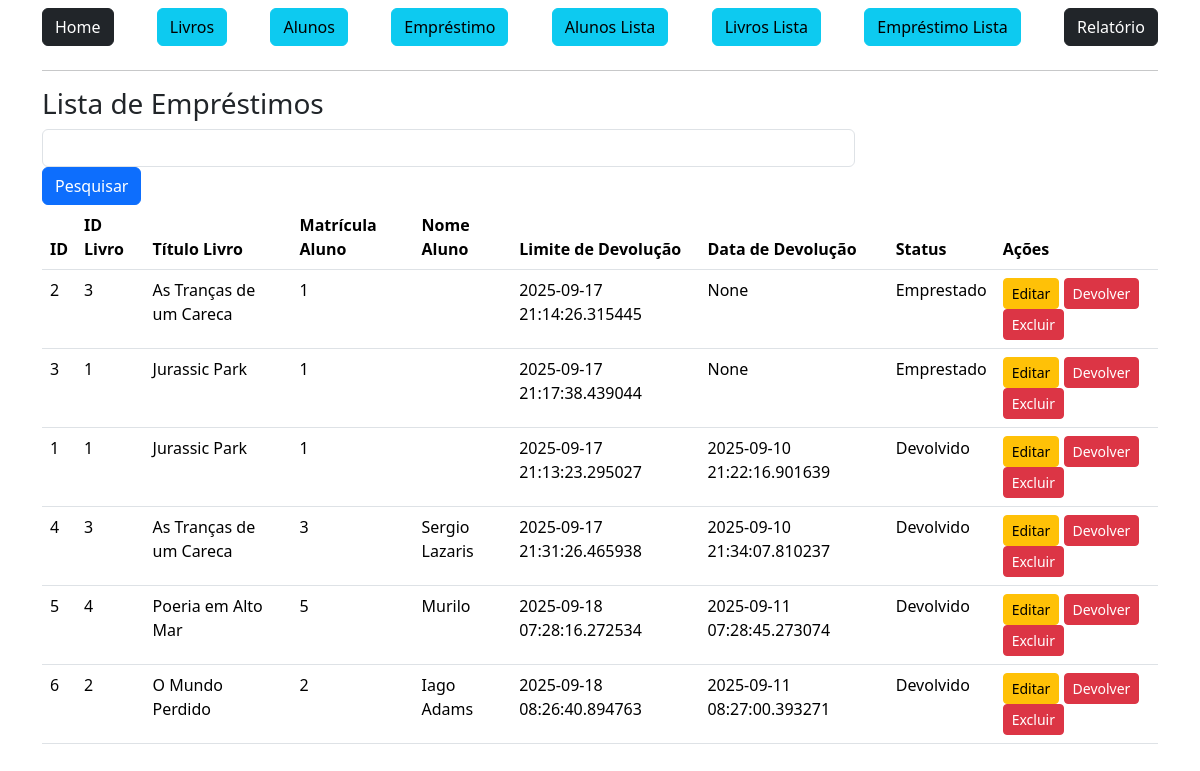
The page /emprestimo/lista/ (signed in) on the database its author committed.
### app/models.py (models this page shows)
class Loan(db.Model):
    id = db.Column(db.Integer, primary_key=True)
    loanBook = db.Column(db.Integer, db.ForeignKey('book.id', name='fk_loan_book'))
    loanStudent = db.Column(db.Integer, db.ForeignKey('student.registration', name='fk_loan_student'))
    returnLimit = db.Column(db.DateTime, default=one_week_from_now)
    loanDate = db.Column(db.DateTime, default=datetime.now)
    returnDate = db.Column(db.DateTime, default=None)
    status = db.Column(db.String, default='Emprestado')
    student = db.relationship("Student", backref="loans")
    book = db.relationship("Book", backref="loans")

class Book(db.Model):
    id = db.Column(db.Integer, primary_key=True)
    title = db.Column(db.String, nullable=False)
    author = db.Column(db.String, nullable=False)
    publisher = db.Column(db.String, nullable=False)
    publiYear = db.Column(db.Integer, nullable=False)
    genre = db.Column(db.String, nullable=False)
    availNumber = db.Column(db.Integer, nullable=False)
    totalNumber = db.Column(db.Integer, nullable=False)

class Student(db.Model):
    name = db.Column(db.String, nullable = False)
    registration = db.Column(db.Integer, primary_key = True)

### app/view.py (the view)
@app.route('/emprestimo/lista/')
@login_required
def loanList():
    if request.method == 'GET':
        pesquisa = request.args.get('pesquisa', '')
    dados = Loan.query.order_by('id')
    if pesquisa != '':
        dados = dados.filter_by(loanStudent=pesquisa)
    context = {'dados': dados.all()}
    return render_template('emprestimoLista.html', context=context, now=datetime.now)

### app/__init__.py (called while the page is built)
@login_manager.user_loader
def load_user(user_id):
    return Employee.query.get(int(user_id))

### app/view.py (called while the page is built)
@app.before_request
def atualizar_status_atrasados():
    hoje = datetime.now()
    emprestimos = Loan.query.filter(
        Loan.status == 'Emprestado',
        Loan.returnDate == None,
        Loan.returnLimit < hoje
    ).all()
    for emprestimo in emprestimos:
        emprestimo.status = 'Atrasado'
    if emprestimos:
        db.session.commit()

### app/templates/emprestimoLista.html (shortened to what this page needs)
{% extends 'base.html' %}
{% block content %}
    <div class = "container">
        <div class = "row">
            <h3>Lista de Empréstimos</h3>
        <form action="" method="get" class="row">
            <div class="col-9">
                <input type="text" name="pesquisa" class="form-control">
            </div>
            <div>
                <button type="submit" class="btn btn-primary">Pesquisar</button>
            </div>
        </form>
        <div class="col-12">
            <table class="table">
                <thead>
                    <tr>
                        <th>ID</th>
                        <th>ID Livro</th>
                        <th>Título Livro</th>
                        <th>Matrícula Aluno</th>
                        <th>Nome Aluno</th>
                        <th>Limite de Devolução</th>
                        <th>Data de Devolução</th>
                        <th>Status</th>
                        <th>Ações</th>
                    </tr>
                </thead>
                <body>
                    {% for linha in context['dados'] %}
                    {% if linha.returnDate is none %}
                        <tr>
                            <td>{{linha.id}}</td>
                            <td>{{linha.loanBook}}</td>
                            <td>{{linha.book.title}}</td>
                            <td>{{linha.loanStudent}}</td>
                            <td>{{linha.student.name}}</td>
                            <td>{{linha.returnLimit}}</td>
                            <td>{{linha.returnDate}}</td>
                            <td>{{linha.status}}</td>
                            <td>
                                <a href="{{ url_for('loanEdit', id=linha.id) }}" class="btn btn-sm btn-warning">Editar</a>
                                <form action="{{ url_for('loanReturn', id=linha.id) }}" method="post" style="display:inline;">
                                    <button type="submit" class="btn btn-sm btn-danger" onclick="return confirm('Tem certeza que deseja devolver este empréstimo?')">
                                        Devolver
                                    </button>
                                </form>
                                <form action="{{ url_for('loanDelete', id=linha.id) }}" method="post" style="display:inline;">
                                    <button type="submit" class="btn btn-sm btn-danger" onclick="return confirm('Tem certeza que deseja excluir este empréstimo?')">
                                        Excluir
                                    </button>
                                </form>
                            </td>
                            </tr>
                    {% endif %}
                    {% endfor %}
                    {% for linha in context['dados'] %}
                    {% if linha.returnDate is not none %}
                        <tr>
                            <td>{{linha.id}}</td>
                            <td>{{linha.loanBook}}</td>
                            <td>{{linha.book.title}}</td>
                            <td>{{linha.loanStudent}}</td>
                            <td>{{linha.student.name}}</td>
                            <td>{{linha.returnLimit}}</td>
                            <td>{{linha.returnDate}}</td>
                            <td>{{linha.status}}</td>
                            <td>
                                <a href="{{ url_for('loanEdit', id=linha.id) }}" class="btn btn-sm btn-warning">Editar</a>
                                <form action="{{ url_for('loanReturn', id=linha.id) }}" method="post" style="display:inline;">
                                    <button type="submit" class="btn btn-sm btn-danger" onclick="return confirm('Tem certeza que deseja devolver este empréstimo?')">
                                        Devolver
                                    </button>
                                </form>
                                <form action="{{ url_for('loanDelete', id=linha.id) }}" method="post" style="display:inline;">
                                    <button type="submit" class="btn btn-sm btn-danger" onclick="return confirm('Tem certeza que deseja excluir este empréstimo?')">
                                        Excluir
                                    </button>
                                </form>
                            </td>
                            </tr>
                            {% set dias_para_limite = (linha.returnLimit - now()).days %}
                    {% endif %}
                    {% endfor %}
                </body>
            </table>
        </div>
        </div>
    </div>
{% endblock %}

### rows shown on the page
Loan: id "2", loanBook "3", book "As Tranças de um Careca", loanStudent "1", returnLimit "2025-09-17 21:14:26.315445", returnDate "None", status "Emprestado"
Loan: id "3", loanBook "1", book "Jurassic Park", loanStudent "1", returnLimit "2025-09-17 21:17:38.439044", returnDate "None", status "Emprestado"
Loan: id "1", loanBook "1", book "Jurassic Park", loanStudent "1", returnLimit "2025-09-17 21:13:23.295027", returnDate "2025-09-10 21:22:16.901639", status "Devolvido"
Loan: id "4", loanBook "3", book "As Tranças de um Careca", loanStudent "3", student.name "Sergio Lazaris", returnLimit "2025-09-17 21:31:26.465938", returnDate "2025-09-10 21:34:07.810237", status "Devolvido"
Loan: id "5", loanBook "4", book "Poeria em Alto Mar", loanStudent "5", student.name "Murilo", returnLimit "2025-09-18 07:28:16.272534", returnDate "2025-09-11 07:28:45.273074", status "Devolvido"
Loan: id "6", loanBook "2", book "O Mundo Perdido", loanStudent "2", student.name "Iago Adams", returnLimit "2025-09-18 08:26:40.894763", returnDate "2025-09-11 08:27:00.393271", status "Devolvido"
